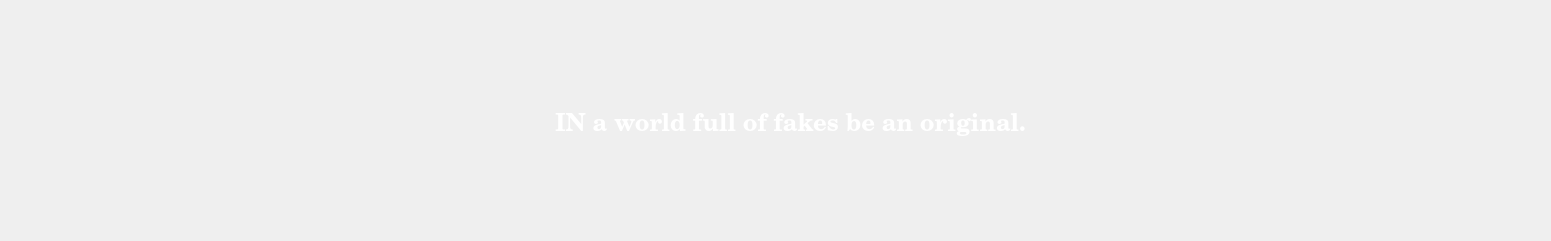
          <widget class="QWidget" name="quote" native="true">
           <property name="geometry">
            <rect>
             <x>60</x>
             <y>50</y>
             <width>1551</width>
             <height>241</height>
            </rect>
           </property>
           <widget class="QLabel" name="label">
            <property name="geometry">
             <rect>
              <x>0</x>
              <y>20</y>
              <width>541</width>
              <height>231</height>
             </rect>
            </property>
            <property name="text">
             <string/>
            </property>
            <property name="pixmap">
             <pixmap>discbgmain.png</pixmap>
            </property>
            <property name="scaledContents">
             <bool>true</bool>
            </property>
           </widget>
           <widget class="QLabel" name="label_4">
            <property name="geometry">
             <rect>
              <x>270</x>
              <y>20</y>
              <width>831</width>
              <height>221</height>
             </rect>
            </property>
            <property name="text">
             <string/>
            </property>
            <property name="pixmap">
             <pixmap>middle.png</pixmap>
            </property>
            <property name="scaledContents">
             <bool>true</bool>
            </property>
           </widget>
           <widget class="QLabel" name="label_24">
            <property name="geometry">
             <rect>
              <x>1080</x>
              <y>20</y>
              <width>501</width>
              <height>221</height>
             </rect>
            </property>
            <property name="layoutDirection">
             <enum>Qt::RightToLeft</enum>
            </property>
            <property name="text">
             <string/>
            </property>
            <property name="pixmap">
             <pixmap>discbgmain.png</pixmap>
            </property>
           </widget>
           <widget class="QLabel" name="Quote">
            <property name="geometry">
             <rect>
              <x>320</x>
              <y>90</y>
              <width>941</width>
              <height>71</height>
             </rect>
            </property>
            <property name="font">
             <font>
              <family>Century Schoolbook</family>
              <pointsize>18</pointsize>
              <italic>false</italic>
              <bold>true</bold>
             </font>
            </property>
            <property name="styleSheet">
             <string notr="true">background-color: rgba(255, 255, 255, 0);
color: rgb(255, 255, 255);</string>
            </property>
            <property name="text">
             <string>IN a world full of fakes be an original.</string>
            </property>
            <property name="alignment">
             <set>Qt::AlignCenter</set>
            </property>
            <property name="wordWrap">
             <bool>true</bool>
            </property>
           </widget>
          </widget>
